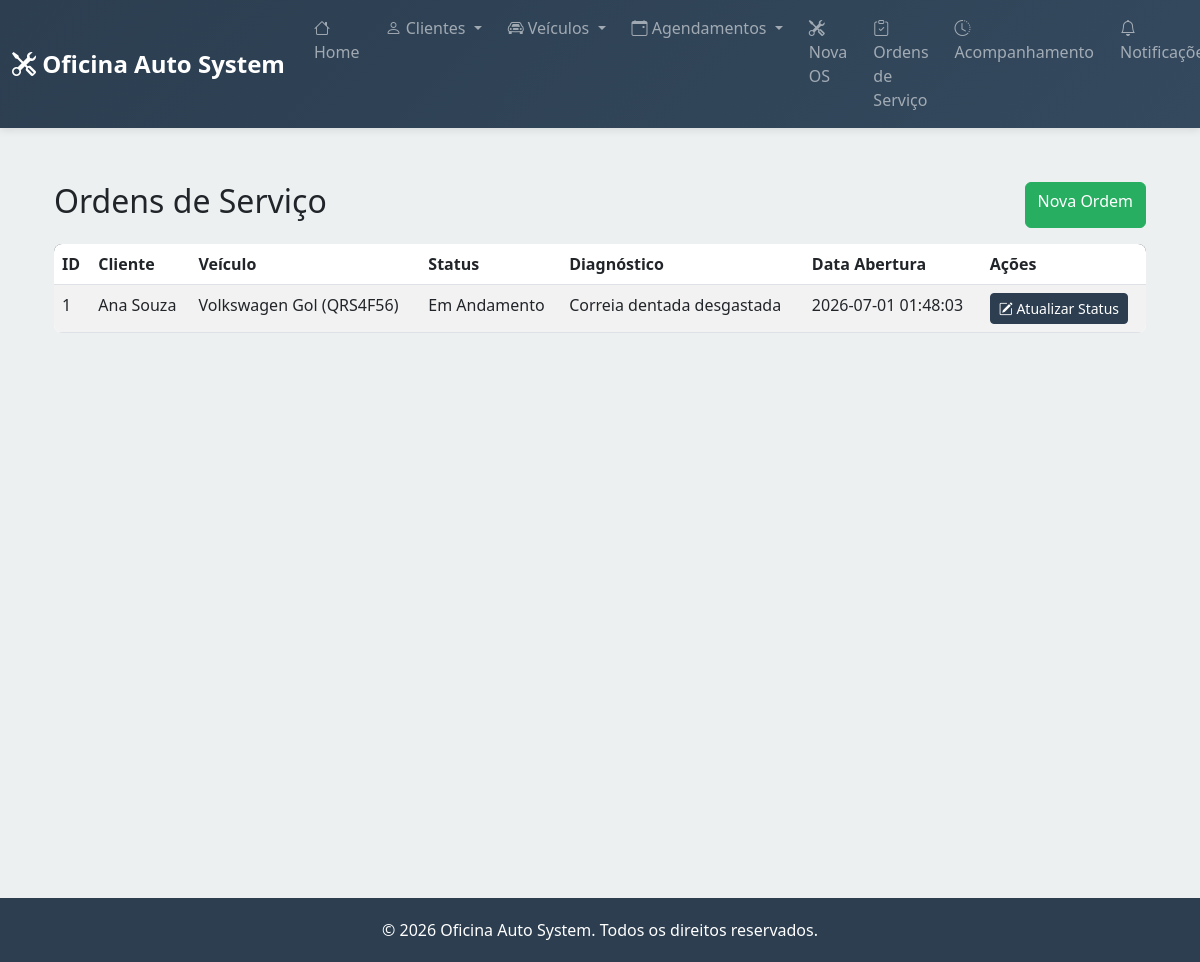
The page /ordens-servico on the database its author committed.
### tables this page shows
CREATE TABLE ordens_servico (
        id INTEGER PRIMARY KEY AUTOINCREMENT,
        agendamento_id INTEGER NOT NULL,
        diagnostico TEXT,
        servicos_executados TEXT,
        status TEXT DEFAULT 'Aberta',
        data_abertura TIMESTAMP DEFAULT CURRENT_TIMESTAMP,
        data_encerramento TIMESTAMP, etapa TEXT, percentual_conclusao INTEGER DEFAULT 0, observacoes TEXT,
        FOREIGN KEY (agendamento_id) REFERENCES agendamentos(id)
    );

CREATE TABLE clientes (
        id INTEGER PRIMARY KEY AUTOINCREMENT,
        nome TEXT NOT NULL,
        telefone TEXT NOT NULL,
        email TEXT,
        endereco TEXT,
        data_cadastro TIMESTAMP DEFAULT CURRENT_TIMESTAMP
    );

CREATE TABLE veiculos (
        id INTEGER PRIMARY KEY AUTOINCREMENT,
        cliente_id INTEGER NOT NULL,
        placa TEXT NOT NULL UNIQUE,
        marca TEXT NOT NULL,
        modelo TEXT NOT NULL,
        ano INTEGER,
        cor TEXT,
        data_cadastro TIMESTAMP DEFAULT CURRENT_TIMESTAMP,
        FOREIGN KEY (cliente_id) REFERENCES clientes(id)
    );

### app.py (the view)
@app.route("/ordens-servico")
def consulta_ordens():
    db = get_db()
    cursor = db.cursor()
    cursor.execute("""
        SELECT
            os.id,
            os.status,
            os.diagnostico,
            os.servicos_executados,
            os.data_abertura,
            c.nome as cliente_nome,
            v.marca,
            v.modelo,
            v.placa
        FROM ordens_servico os
        JOIN agendamentos a
            ON os.agendamento_id = a.id
        JOIN clientes c
            ON a.cliente_id = c.id
        JOIN veiculos v
            ON a.veiculo_id = v.id
        ORDER BY os.id DESC
    """)
    ordens = cursor.fetchall()
    db.close()
    return render_template(
        "consulta_ordens.html",
        ordens=ordens
    )

### app.py (called while the page is built)
def get_db():
    db = sqlite3.connect(app.config["DATABASE"])
    db.row_factory = sqlite3.Row
    return db

### templates/consulta_ordens.html (shortened to what this page needs)
{% extends "base.html" %}
{% block content %}
<div class="container mt-4">
    <div class="d-flex justify-content-between mb-3">
        <h2>Ordens de Serviço</h2>
        <a href="/ordem-servico/nova"
           class="btn btn-success">
            Nova Ordem
        </a>
    </div>
    <table class="table table-striped">
        <thead>
            <tr>
                <th>ID</th>
                <th>Cliente</th>
                <th>Veículo</th>
                <th>Status</th>
                <th>Diagnóstico</th>
                <th>Data Abertura</th>
                <th>Ações</th>
            </tr>
        </thead>
        <tbody>
            {% for os in ordens %}
            <tr>
                <td>{{ os.id }}</td>
                <td>{{ os.cliente_nome }}</td>
                <td>
                    {{ os.marca }}
                    {{ os.modelo }}
                    ({{ os.placa }})
                </td>
                <td>{{ os.status }}</td>
                <td>{{ os.diagnostico }}</td>
                <td>{{ os.data_abertura }}</td>
                <td>
                    <a href="/ordem-servico/{{ os.id }}/atualizar-status" class="btn btn-primary btn-sm">
                        <i class="bi bi-pencil-square"></i> Atualizar Status
                    </a>
                </td>
            </tr>
            {% endfor %}
        </tbody>
    </table>
</div>
{% endblock %}

### templates/base.html (style rules this page uses)
:root { --primary: #2c3e50; --secondary: #e74c3c; --success: #27ae60; --warning: #f39c12; --info: #3498db; }
body { background-color: #ecf0f1; font-family: 'Segoe UI', Tahoma, Geneva, Verdana, sans-serif; }
.btn-primary { background-color: var(--primary); border-color: var(--primary); }
.btn-success { background-color: var(--success); border-color: var(--success); }
.table { background: white; border-radius: 8px; overflow: hidden; }
.table thead { background-color: var(--primary); color: white; }

### rows shown on the page
ordens_servico: id "1", cliente_nome "Ana Souza", marca "Volkswagen", modelo "Gol", placa "QRS4F56", status "Em Andamento", diagnostico "Correia dentada desgastada", data_abertura "2026-07-01 01:48:03"
